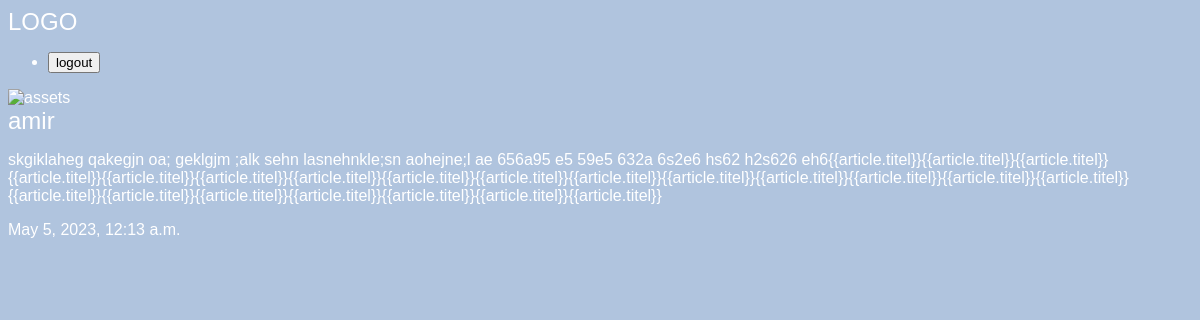
Page /articles/amirmahdi on the committed database.
### articles/models.py (models this page shows, shortened)
class Article(models.Model):
    titel = models.CharField(max_length = 100)
    slug =models.SlugField()
    body = models.TextField()
    date = models.DateTimeField(auto_now_add = True)
    imag = models.ImageField(default='default.jpg',blank=True )

### articles/views.py (the view)
# urls.py: path('<slug>',views.amir_detail, name = "a2"),
def amir_detail(request,slug):
    article = models.Article.objects.get(slug=slug)
    return render(request,'articles/article_detail.html',{'article':article})

### articles/templates/articles/article_detail.html
{%extends 'base.html'%}
{% block cont %}
<div class="article_detail">
  <div class="article">
    <img src="{{ 'article.image.url' }}" alt="assets">
      <h2>{{article.titel}}</h2>
      <p>{{article.body}}</p>
      <p>{{article.date}}</p>
  </div>
</div>
{% endblock %}

### assets/styles.css (style rules this page uses)
body { background-color:#b0c4de; background-image: url(static/stars.jpg); color:#fff; }
body * { font-family:arial; }
h1,h2,h3,h4,h5 { font-weight:normal; margin:0; }

### rows in the picture
Article: titel "amir", body "skgiklaheg qakegjn oa; geklgjm ;alk sehn lasnehnkle;sn aohejne;l ae 656a95 e5 59e5 632a 6s2e6 hs62 h2s626 eh6{{article.titel}}{{article.titel}}{{article.titel}}{{article.titel}}{{article.titel}}{{article.titel}}{{article.titel}}{{article.titel}}{{article.titel}}{{article.titel}}{{article.titel}}{{article.titel}}{{article.titel}}{{article.titel}}{{article.titel}}{{article.titel}}{{article.titel}}{{article.titel}}{{article.titel}}{{article.titel}}{{article.titel}}{{article.titel}}", date "May 5, 2023, 12:13 a.m."
